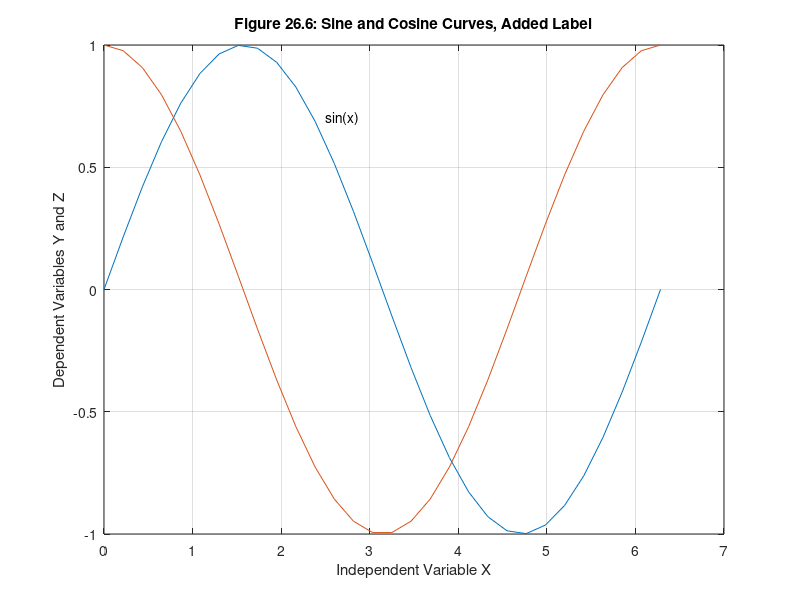

This chart was generated by the following MATLAB code:
% mm2606.m
x = linspace(0,2*pi,30);
y = sin(x);
z = cos(x);
plot(x,y,x,z)
box off % turn off the axes box
xlabel('Independent Variable X') % label horizontal axis
ylabel('Dependent Variables Y and Z') % label vertical axis
%title('Figure 26.5: Sine and Cosine Curves, No Box') % title the plot
grid on, box on % turn axes box and grid lines on
text(2.5,0.7,'sin(x)')
title('Figure 26.6: Sine and Cosine Curves, Added Label')
